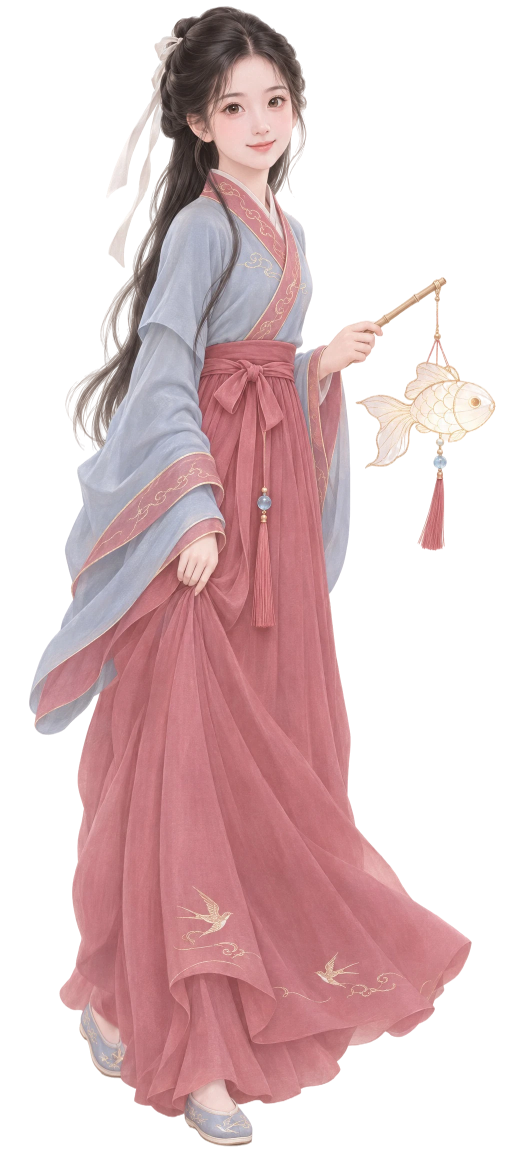
#> input picture dev/art/earring-test/c09_cut.webp, 1024 x 2304 px, given in place of fig-consort-c01-t2-a18.webp, which was not available (shown at 1/2 size)
$ python scene_phone_comp.py 1.0 1.0
#> lines starting #> are read from the running program, lines starting #| are printed output that depends on the picture
"""Convert pilot PNGs to img/<scene>-<se>-<bu>-p.webp and composite test views with two figures on the anchor."""
import sys
from PIL import Image, ImageDraw
R = '/home/user/cung-tuong-mong/.claude/worktrees/agent-a41c1a44a656be65e/'
D = '/tmp/claude-0/-home-user-cung-tuong-mong/a5fd33d3-7f41-5bff-b6da-0b51bb3f7f98/scratchpad/ph/'
SC = 'phi-tan-cung'
AX, FEET = float(sys.argv[1]), float(sys.argv[2])
S = ['xuan', 'ha', 'thu', 'dong']; B = ['sang', 'trua', 'chieu', 'toi']
if '--webp' in sys.argv:
    import os
    for s in S:
        for b in B:
            im = Image.open(f'{D}{s}-{b}.png').convert('RGB')
            p = f'{R}img/{SC}-{s}-{b}-p.webp'
            im.save(p, 'WEBP', quality=58, method=6)
            print(p.split('/')[-1], os.path.getsize(p) // 1024, 'KB')
F1 = Image.open(R + 'img/fig-consort-c01-t2-a18.webp').convert('RGBA')
#> F1 is the input picture: PIL image 1024x2304 RGBA; mean R, G, B, A 138.3, 104.6, 106.4, 121.4
F2 = Image.open(R + 'img/fig-consort-c03-t3-a26.webp').convert('RGBA')
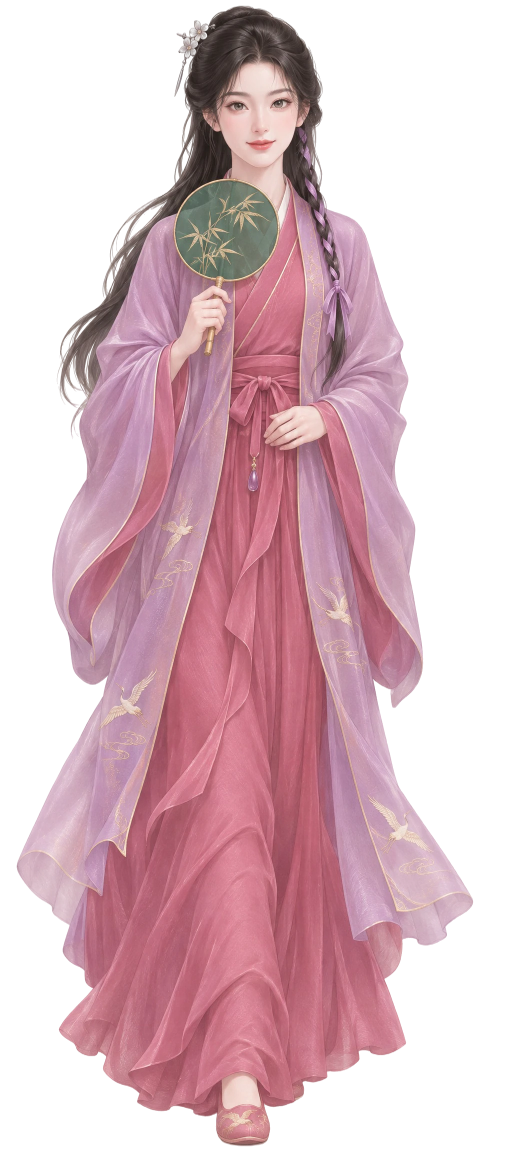
#> input picture dev/art/earring-test/c11_cut.webp, 1024 x 2304 px, given in place of fig-consort-c03-t3-a26.webp, which was not available (shown at 1/2 size)
#> F2 is the input picture: PIL image 1024x2304 RGBA; mean R, G, B, A 135.7, 96.5, 106.8, 135.6
def bbox(f):
    a = f.split()[3].point(lambda v: 255 if v > 20 else 0).getbbox(); return f.crop(a)
#> after `a = f.split()[3].point(lambda v: 255 if v > 20 else 0).getbbox()`: a = (58, 12, 991, 2293)
#> after `return f.crop(a)`:
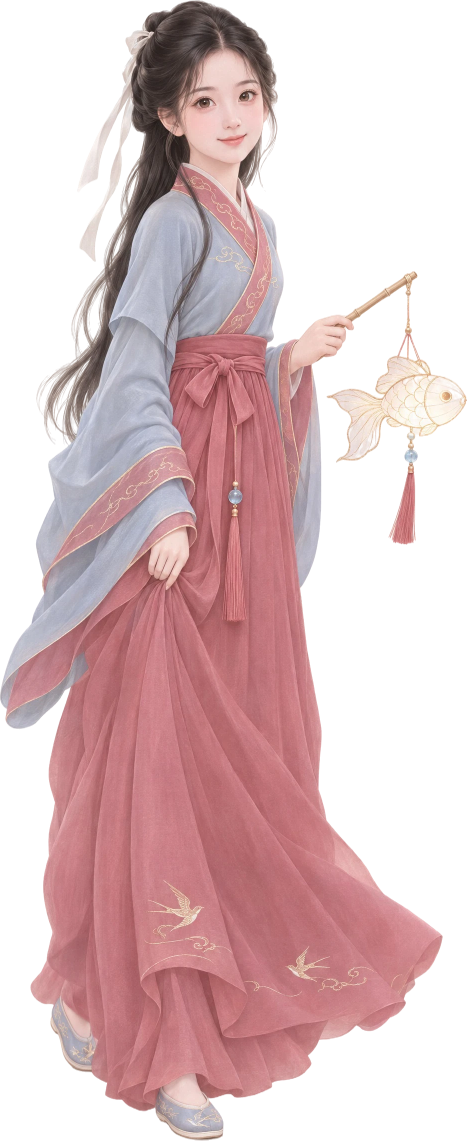
#> returned value: PIL image 933x2281 RGBA (shown at 1/2 size); mean R, G, B, A 148, 111.7, 113.8, 134.6; transparent parts drawn white
F1, F2 = bbox(F1), bbox(F2)
#> in bbox (call 2), `a = f.split()[3].point(lambda v: 255 if v > 20 else 0).getbbox()`: a = (33, 11, 947, 2293)
#> in bbox (call 2), `return f.crop(a)`:
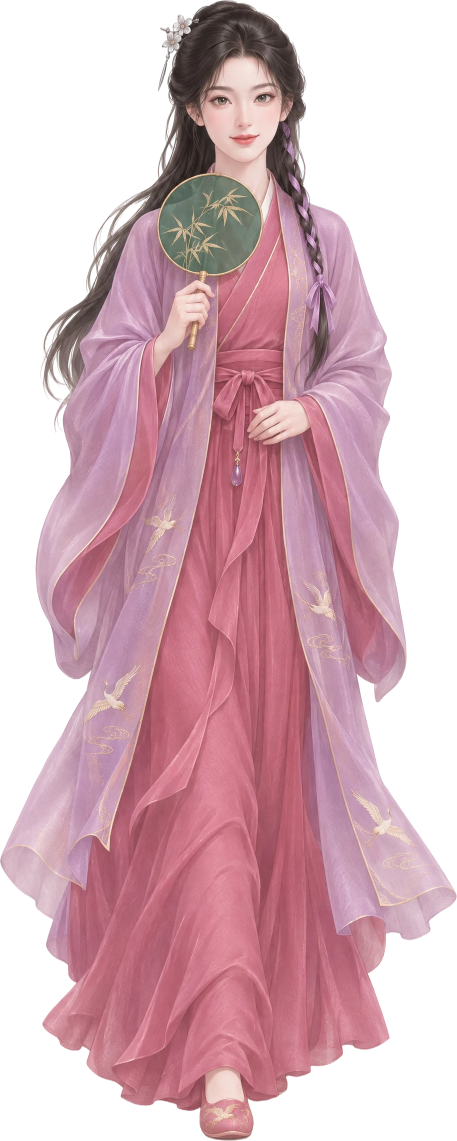
#> returned value: PIL image 914x2282 RGBA (shown at 1/2 size); mean R, G, B, A 142, 100.2, 111, 153.4; transparent parts drawn white
# view: (name, css W, css H, dpr, room view w, h, vertical crop bias top-share)
VIEWS = [('fold-686x880', 670, 720, 2.2), ('phone-412x1058', 400, 860, 2), ('ipad-1180x820', 680, 820, 2)]
OUT = R + 'dev/shots/scene-phone/'
import os; os.makedirs(OUT, exist_ok=True)
def view(se, bu, name, w, h, dpr, figh=.6):
#> called with se = 'xuan', bu = 'sang', name = 'fold-686x880', w = 670, h = 720, dpr = 2.2, figh = 0.6
    W, H = int(w * dpr), int(h * dpr)
    im = Image.open(f'{D}{se}-{bu}.png').convert('RGB')
    s = max(W / im.width, H / im.height)
#> s = 1.44
    dw, dh = im.width * s, im.height * s
#> dw = 1474; dh = 3316.5
    x0 = min(0, max(W - dw, W / 2 - AX * dw))
#> x0 = 0
    # vertical: keep the feet line at ~85% of the view when cropping
    y0 = min(0, max(H - dh, .85 * H - FEET * dh))
#> y0 = -1732.5
    big = im.resize((round(dw), round(dh)), Image.LANCZOS)
    v = big.crop((round(-x0), round(-y0), round(-x0) + W, round(-y0) + H)).convert('RGBA')
    fy = y0 + FEET * dh; fx = x0 + AX * dw; fh = figh * H
#> after `fy = y0 + FEET * dh`: fy = 1584
#> after `fx = x0 + AX * dw`: fx = 1474
    figs = []
    for F in (F1, F2):
        k = fh / F.height; figs.append(F.resize((round(F.width * k), round(fh)), Image.LANCZOS))
#> this loop made 2 passes
#> k on passes 1 to 2: 0.417, 0.416
#> after the loop, figs = 2 items
    gap = -.12 * figs[0].width
#> gap = -46.68
    tot = figs[0].width + figs[1].width + gap
#> tot = 723.3
    x = fx - tot / 2
#> x = 1112.3
    for f in figs:
        v.alpha_composite(f, (round(x), round(fy - f.height))); x += f.width + gap
#> this loop made 2 passes
#> x on passes 1 to 2: 1454.7, 1789
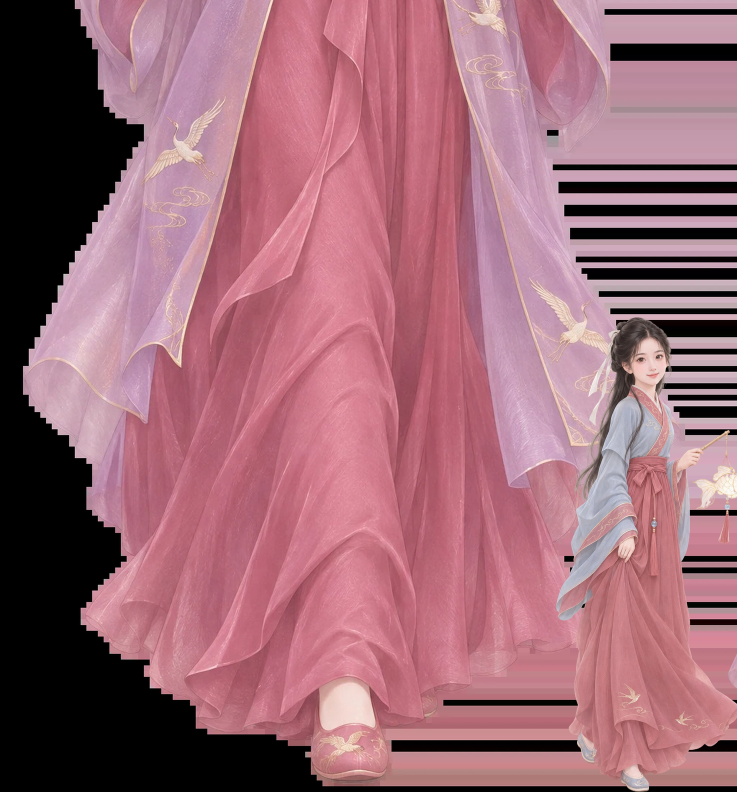
#> v: PIL image 1474x1584 RGBA (shown at 1/2 size); mean R, G, B, A 156.3, 104.6, 116.8, 255
#> after the loop, x = 1789
    d = ImageDraw.Draw(v)
    return v.convert('RGB'), (fx, fy)
for name, w, h, dpr in VIEWS:
    v, a = view('xuan', 'sang', name, w, h, dpr)
#> v: PIL image 1474x1584 RGB
#> a = (1474, 1584)
    v.save(f'{OUT}{SC}-p-{name}.jpg', quality=86)
    print(name, v.size, 'anchor px', [round(t) for t in a])
#| fold-686x880 (1474, 1584) anchor px [1474, 1584]
# all 16 at phone size in one sheet
tiles = []
for s in S:
    for b in B:
        v, _ = view(s, b, 'phone', 400, 860, 1); tiles.append(v.resize((200, 430)))
#> call 4 of view, with se = 'xuan', bu = 'sang', name = 'phone', w = 400, h = 860, dpr = 1, figh = 0.6
#> in view (call 4), `big = im.resize((round(dw), round(dh)), Image.LANCZOS)`:
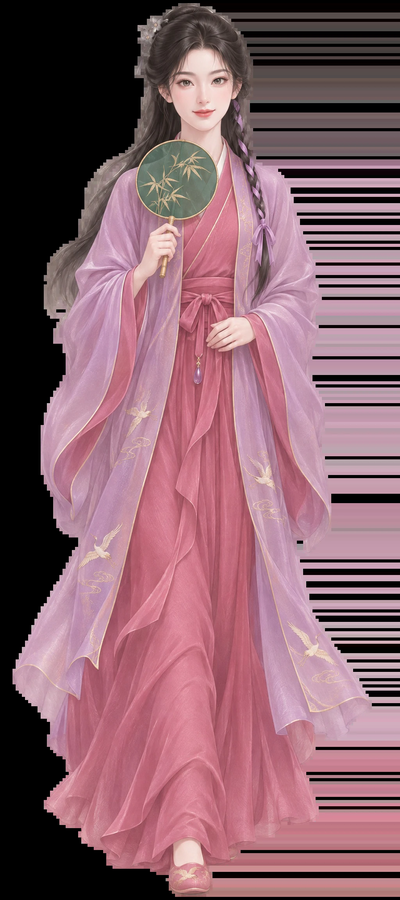
#> big: PIL image 400x900 RGB; mean R, G, B 135.8, 96.7, 107
#> in view (call 4), `v = big.crop((round(-x0), round(-y0), round(-x0) + W, round(-y0) + H))..`:
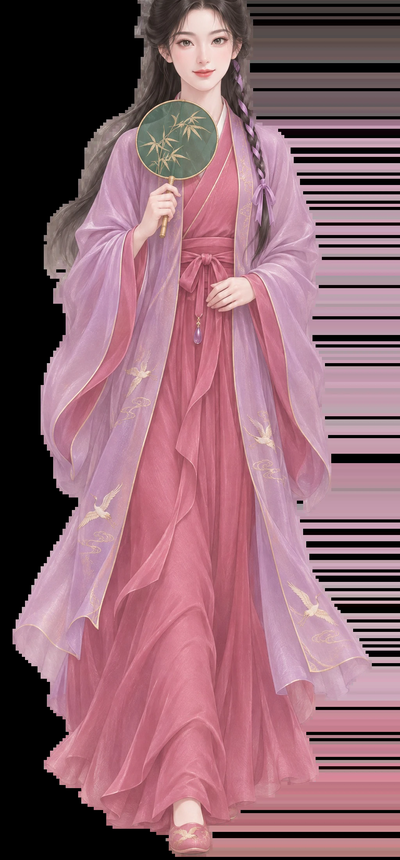
#> v: PIL image 400x860 RGBA; mean R, G, B, A 140.6, 99.8, 110.7, 255
#> the loop in view (call 4), `for F in (F1, F2):` made 2 passes
#> k on passes 1 to 2: 0.226, 0.226
#> the loop in view (call 4), `for f in figs:` made 2 passes
#> x on passes 1 to 2: 389.3, 571
#> after the loop in view (call 4), `for f in figs:`:
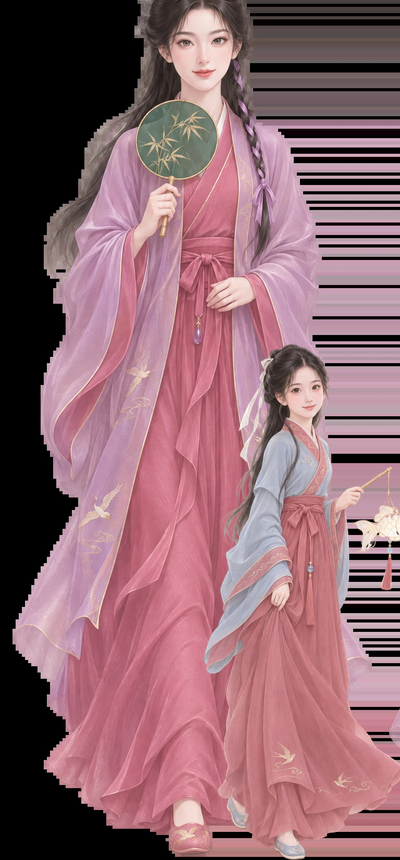
#> v: PIL image 400x860 RGBA; mean R, G, B, A 141.7, 101.8, 110.7, 255
#> after the loop in view (call 4), `for f in figs:`: x = 571
#> (the run stopped early here; a loop or call above may not have finished)
